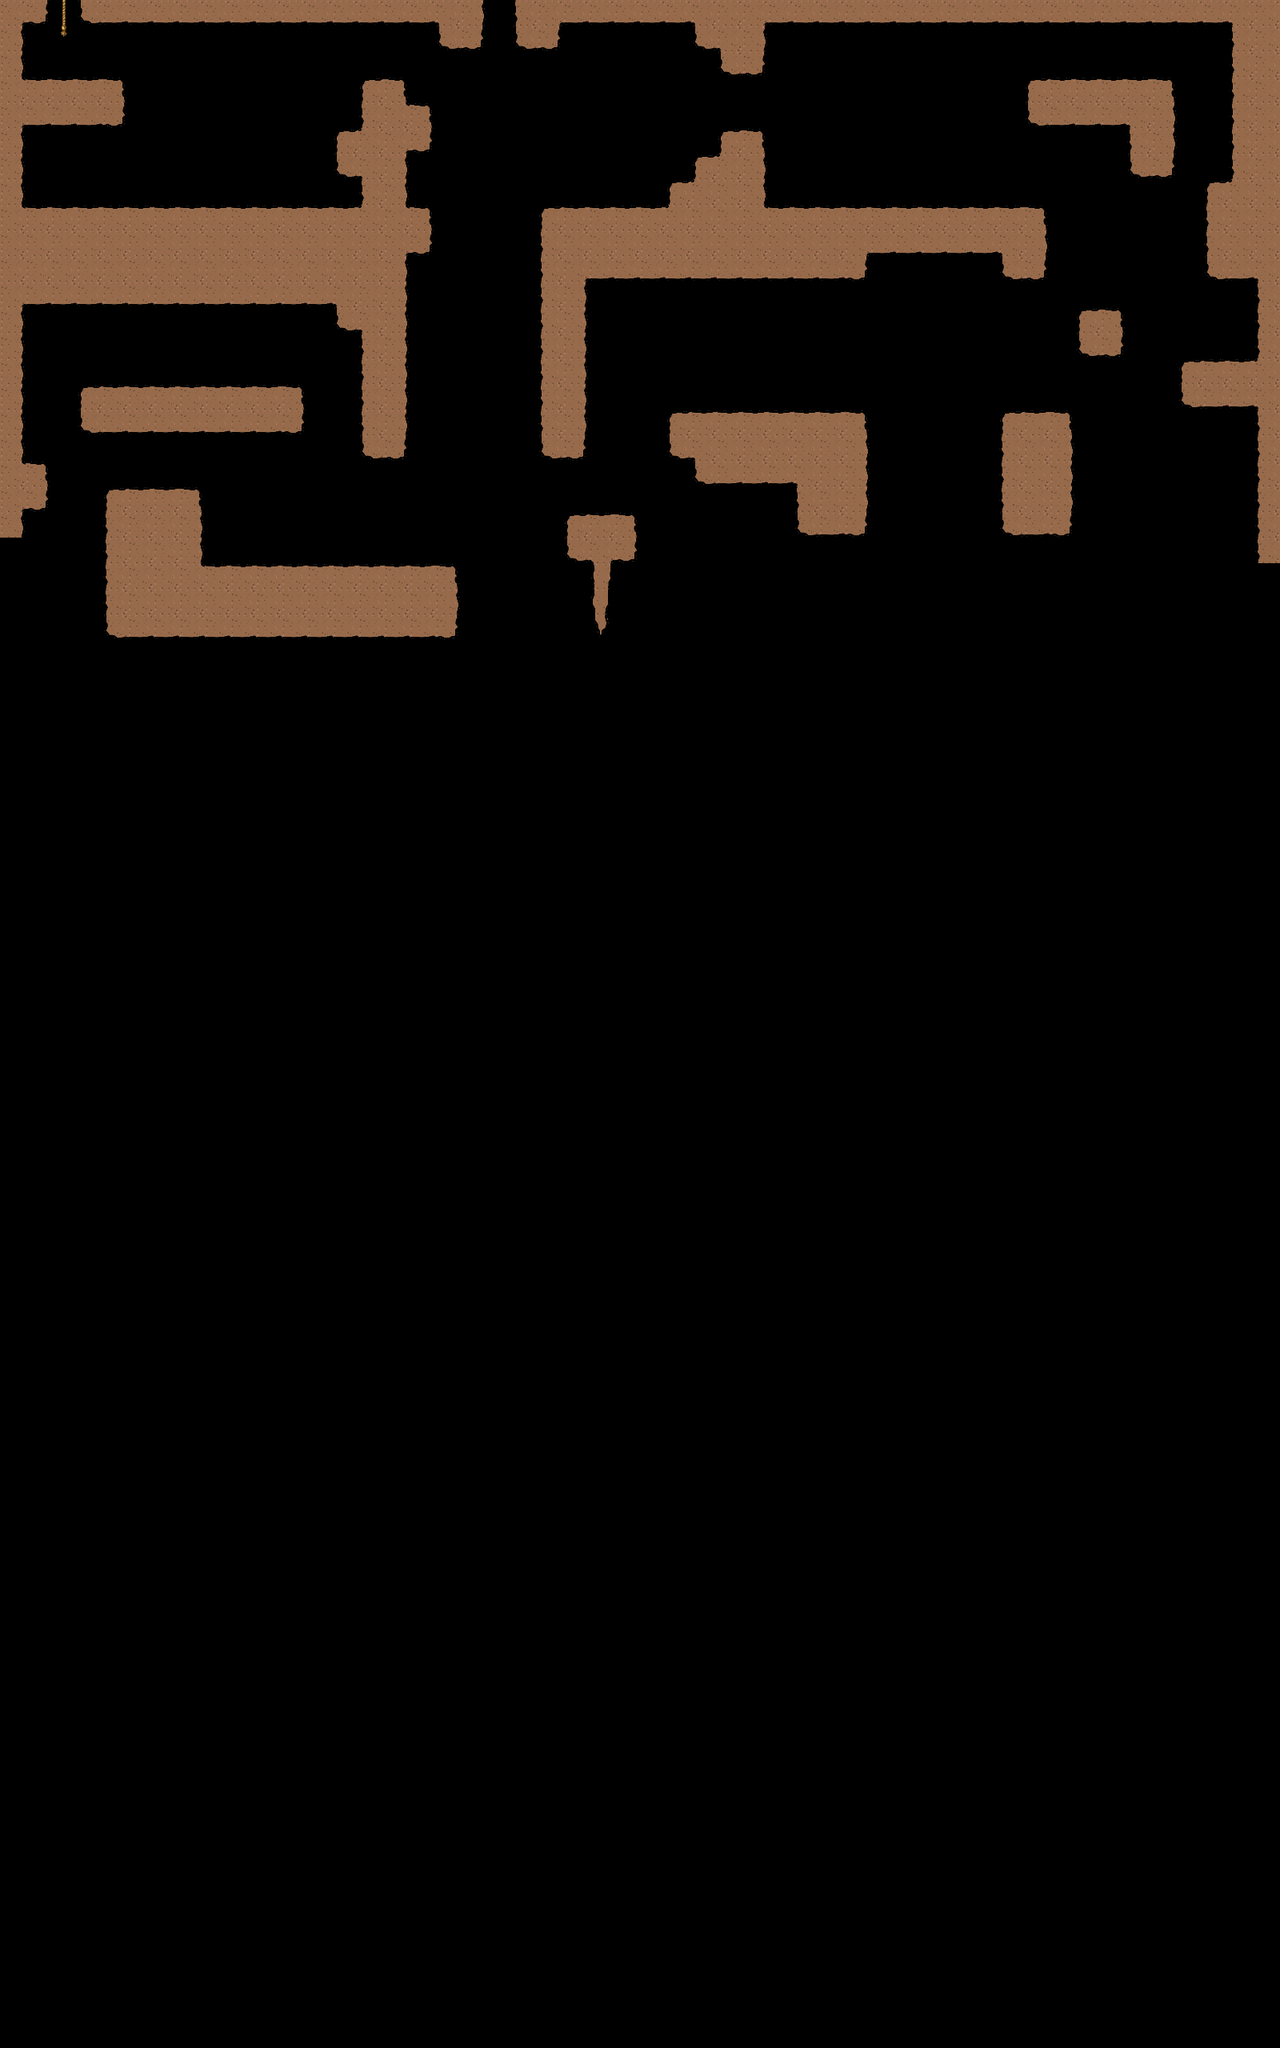

Below is a game level as drawn by its tile map, then a one-line description and the .tmx that defines it (tile-layer data replaced by summaries):
An orthogonal 50x80 tile map with 32x32 px tiles, 1 tile layer (level), 2 tilesets and 46 objects (5x enemy, player, HealingPotion, LightSpawner).

<map version="1.0" orientation="orthogonal" width="50" height="80" tilewidth="32" tileheight="32">
 <tileset firstgid="1" name="tileset-ground" tilewidth="32" tileheight="32" spacing="1">
  <image source="tileset-ground.png" width="296" height="164" />
 </tileset>
 <tileset firstgid="46" name="steampunkishtilec" tilewidth="32" tileheight="32">
  <image source="steampunkishtilec.png" width="512" height="512" />
 </tileset>
 <layer name="level" width="50" height="80">
  <data>[4000 cells, 442 non-empty, 19 distinct tile ids]</data>
 </layer>
 <objectgroup name="objects" width="50" height="80">
  <object name="player" x="49" y="54" width="26" height="26" />
  <object x="2" y="-1" width="19" height="268" />
  <object x="0" y="266" width="533" height="45" />
  <object x="458" y="107" width="44" height="456" />
  <object x="502" y="135" width="29" height="48" />
  <object x="5" y="0" width="1585" height="21" />
  <object x="23" y="104" width="124" height="47" />
  <object x="429" y="168" width="34" height="43" />
  <object x="653" y="21" width="39" height="33" />
  <object name="HealingPotion" x="963" y="231" width="19" height="21" />
  <object name="enemy" x="796" y="238" width="24" height="25" />
  <object x="686" y="265" width="613" height="45" />
  <object x="843" y="233" width="103" height="32" />
  <object x="876" y="203" width="70" height="28" />
  <object x="911" y="172" width="35" height="30" />
  <object x="878" y="23" width="72" height="26" />
  <object x="912" y="48" width="38" height="31" />
  <object x="687" y="266" width="34" height="297" />
  <object x="727" y="314" width="347" height="26" />
  <object x="1261" y="269" width="37" height="70" />
  <object x="1294" y="107" width="161" height="40" />
  <object x="1420" y="108" width="36" height="98" />
  <object x="1549" y="11" width="42" height="326" />
  <object x="1519" y="236" width="42" height="102" />
  <object x="1577" y="336" width="13" height="120" />
  <object x="1356" y="394" width="40" height="42" />
  <object name="enemy" x="515" y="679" width="24" height="25" />
  <object name="enemy" x="1299" y="75" width="24" height="25" />
  <object name="enemy" x="1092" y="324" width="24" height="25" />
  <object name="LightSpawner" x="615" y="5" width="20" height="22" />
  <object x="1484" y="454" width="114" height="49" />
  <object x="1260" y="522" width="72" height="137" />
  <object x="844" y="518" width="232" height="40" />
  <object x="878" y="562" width="198" height="34" />
  <object x="1006" y="597" width="70" height="60" />
  <object x="717" y="651" width="69" height="39" />
  <object x="748" y="690" width="6" height="89" />
  <object x="142" y="712" width="416" height="81" />
  <object x="557" y="21" width="39" height="33" />
  <object x="-11" y="337" width="469" height="36" />
  <object x="428" y="373" width="29" height="30" />
  <object x="5" y="370" width="14" height="297" />
  <object x="21" y="586" width="29" height="44" />
  <object x="110" y="487" width="263" height="50" />
  <object x="143" y="614" width="97" height="97" />
  <object name="enemy" x="28" y="552" width="24" height="25" />
 </objectgroup>
</map>